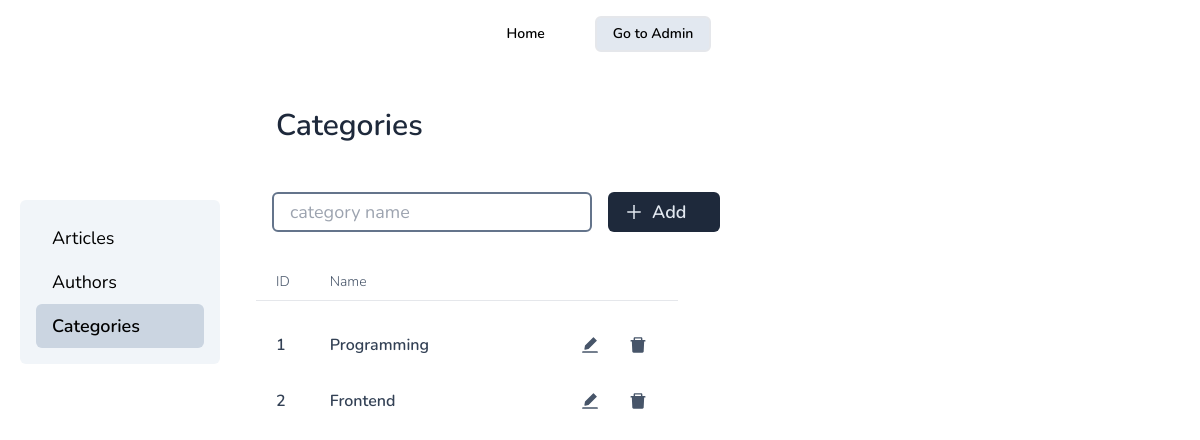
Page /admin/categories/index.php on the earlier database version.
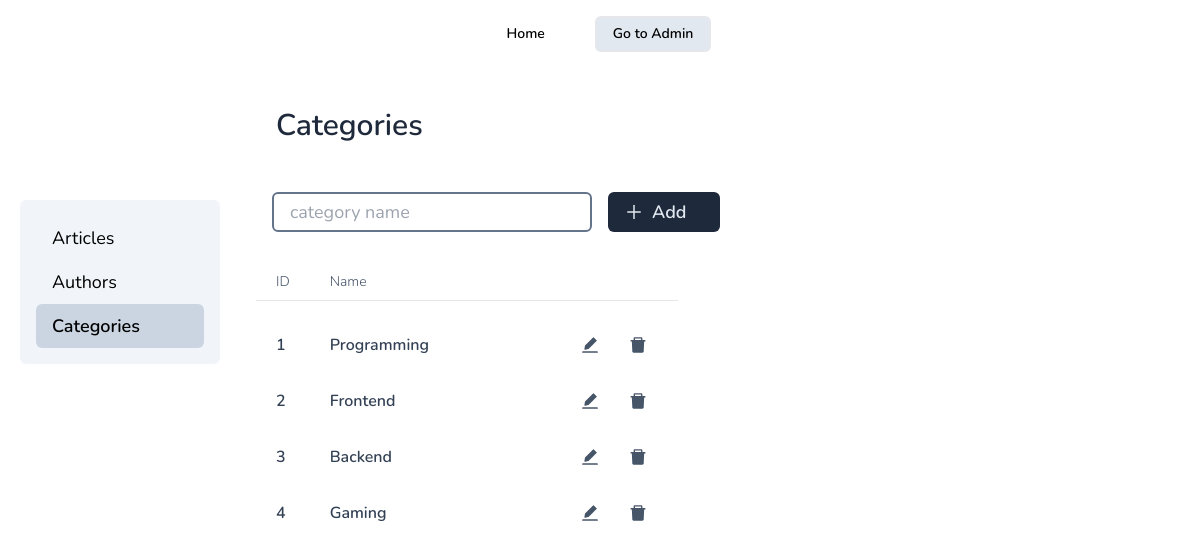
Same page on the later database version.
### tables this page shows
CREATE TABLE categories (
  id INT NOT NULL AUTO_INCREMENT,
  name VARCHAR(255) NOT NULL,
  PRIMARY KEY (id),
  UNIQUE (name)
);

### public/admin/categories/index.php (called while the page is built, shortened)
<?php
try {
  include __DIR__ . '/../../../classes/Category.php';
  $category = new Category();
  $categories = $category->getCategories();
  $title = 'Categories';
  include __DIR__ . '/../../../views/admin/categories/index.php';
  $output = ob_get_clean();
} catch (PDOException $e) {
  $title = 'An error has occurred';
  $output = 'Database error: ' . $e->getMessage() . ' in ' .
    $e->getFile() . ':' . $e->getLine();
}
include __DIR__ . '/../../../views/layout.php';

### classes/Category.php (called while the page is built, shortened)
<?php
require_once __DIR__ . '/Database.php';
class Category
{
  private $pdo;
  public function __construct()
  {
    $db = new Database();
    $this->pdo = $db->connect();
  }
  public function getCategories($shouldContainArticles = false)
  {
    if ($shouldContainArticles) {
      $stmt = $this->pdo->prepare('SELECT * FROM categories WHERE id IN (SELECT category_id FROM articles WHERE status = "Published")');
    } else {
      $stmt = $this->pdo->prepare('SELECT * FROM categories ORDER BY id');
    }
    $stmt->execute();
    return $stmt->fetchAll();
  }
}

### classes/Database.php (called while the page is built)
<?php
class Database
{
  public function connect()
  {
    return new PDO(
      'mysql:host=localhost; dbname=blog; charset=utf8mb4',
      'root',
      ''
    );
  }
}

### views/admin/categories/index.php (the view, shortened to what this page needs)
<form method="post" class='pt-2 px-4 max-w-[480px] grid grid-cols-[320px_auto] gap-4 items-center'>
  <input required <?= ($_GET['id'] ?? false) ? null : 'autofocus' ?> type='text' placeholder="category name" id='name'
    name='name' class='block w-[min(100%,60ch)] rounded-md border-2 border-slate-500 px-4 py-1 text-lg' />
  <button type='submit' name="add"
    class='flex items-center gap-2 rounded-md bg-slate-800 px-4 h-full text-lg font-semibold text-slate-200 transition hover:bg-slate-600'>
    <span>Add</span>
  </button>
</form>
<form method="post" class="mt-8">
  <table>
    <thead class='border-b-[1px] text-sm text-slate-600'>
      <tr class='[&>*]:px-5 [&>*]:text-left [&>*]:font-light'>
        <th class='py-2'>ID</th>
        <th class="w-[240px]">Name</th>
        <th class="translate-x-2"></th>
      </tr>
    </thead>
    <tbody class='translate-y-4 text-slate-700'>
      <?php foreach ($categories as $category) : ?>
      <tr class='rounded-md pt-5 hover:bg-slate-100 [&>*]:px-5'>
        <td class='rounded-l-md py-4 font-semibold'><?= $category['id'] ?></td>
        <td class='py-4 font-semibold'>
          <?php if ((int)($_GET['id'] ?? null) === (int)$category['id']) : ?>
          <input required autofocus type="text" name="name" value="<?= $category['name'] ?>"
            class="bg-slate-200 border-slate-800 border-2 rounded-md py-1 px-4 block">
          <?php else : ?>
          <?= $category['name'] ?>
          <?php endif ?>
        </td>
        <td class='rounded-r-md'>
          <div class='flex items-center gap-2'>
            <?php if ((int)($_GET['id'] ?? null) === (int)$category['id']) : ?>
            <button type="submit" name="edit"
              class="bg-slate-800 text-slate-100 rounded-md px-6 py-2 hover:bg-slate-600 transition">Save</button>
            <?php else : ?>
            <a href="?id=<?= $category['id'] ?>" name="edit" title='edit category'
              class="hover:bg-slate-300 p-2.5 transition [&:hover_svg]:text-blue-700 rounded-full">
            </a>
            <button type='submit' name="delete_category" value="<?= $category['id'] ?>" title='delete category'
              class="hover:bg-slate-300 p-2.5 transition [&:hover_svg]:text-red-700 rounded-full">
            </button>
            <?php endif ?>
          </div>
        </td>
      </tr>
      <?php endforeach; ?>
    </tbody>
  </table>
</form>

### views/layout.php (shortened to what this page needs)
<?php include __DIR__ . '/../views/header.php'; ?>
<div class='mx-auto grid max-w-[1200px] grid-cols-[200px_auto] gap-4 p-5'>
  <nav>
    <aside class='mt-28'>
      <ul class='grid rounded-md bg-slate-100 p-4 text-lg'>
        <?php
        $navItems = ['Articles', 'Authors', 'Categories'];
        $activeNavItem = explode('/', $_SERVER['REQUEST_URI'])[2];
        foreach ($navItems as $navItem) : ?>
        <li>
          <a class="<?= $activeNavItem === strtolower($navItem) ? 'bg-slate-300 font-semibold' : 'hover:bg-slate-200' ?> block w-full rounded-md py-2 px-4"
            href="/admin/<?= strtolower($navItem) ?>">
            <?= $navItem ?>
          </a>
        </li>
        <?php endforeach; ?>
      </ul>
    </aside>
  </nav>
  <main>
    <section class="mb-40 h-full p-5">
      <header class="mb-10 flex items-center gap-10">
        <h1 class="px-5 text-3xl font-semibold text-slate-800"><?= $title ?></h1>
      </header>
      <?= $output ?>
    </section>
  </main>
</div>
<?php include __DIR__ . '/../views/footer.php'; ?>

Differences in the rows shown:
added categories: id "3", name "Backend"
added categories: id "4", name "Gaming"
